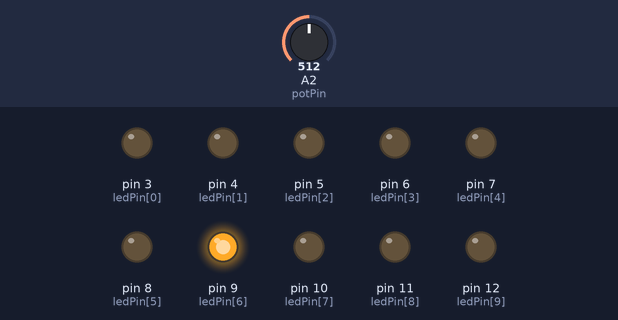
Simulated run of this sketch. Board: Arduino Uno, built with avr-gcc and run on an emulated ATmega328P. On the bench: output pins drawn as LEDs (lit = HIGH). Dashed ring = blinking. Inputs (shaded band) come from the test bench; at power-on: A2 (potPin) = 512.

Above: at 1.2 s.
1.3 s: A2 (potPin) set to 122
At 2.22 s:
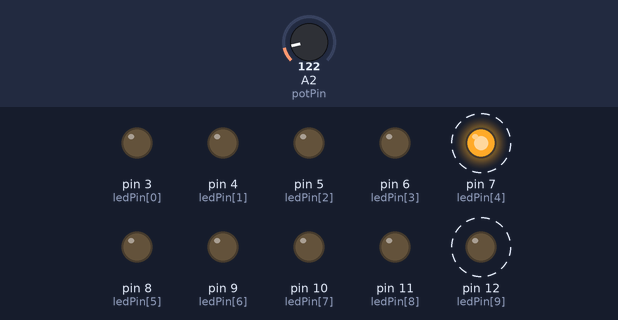
4.3 s: A2 (potPin) set to 0
7.3 s: A2 (potPin) set to 20
At 7.48 s:
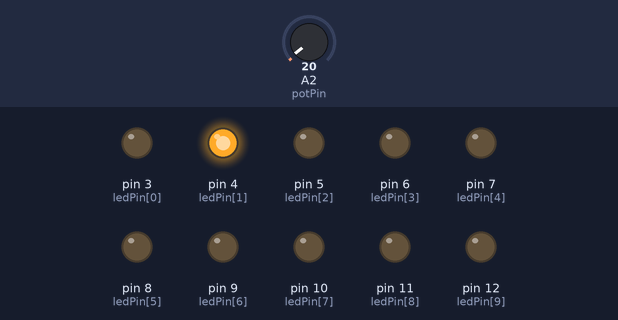
10.3 s: A2 (potPin) set to 716
At 10.3 s:
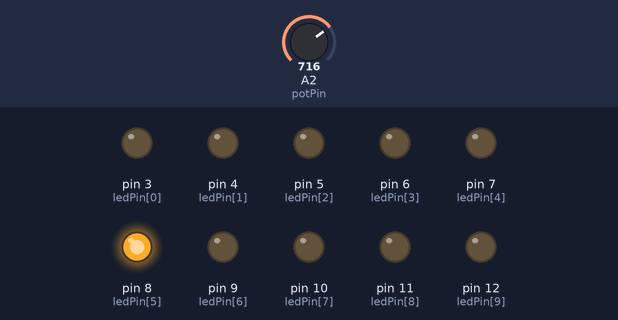
13.3 s: A2 (potPin) set to 640
At 16.1 s:
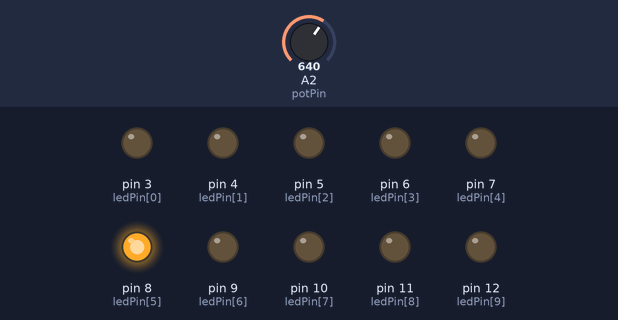
16.3 s: A2 (potPin) set to 621
Timing chart, 0 to 20.3 s (numbered marks = the images above; inputs shaded):
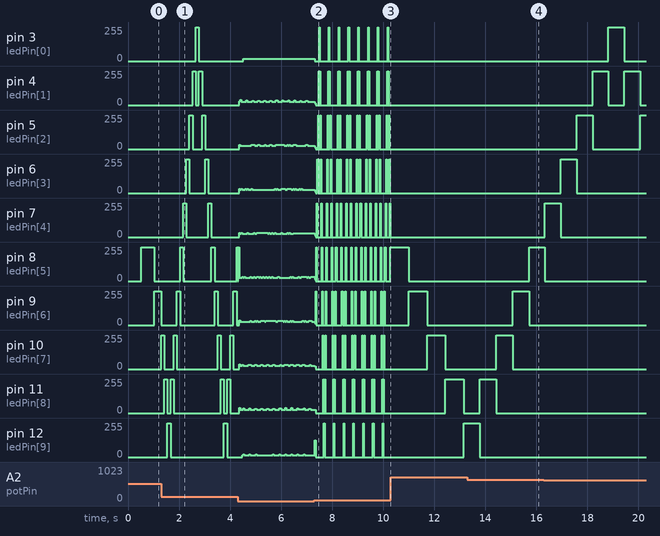

Measured:
- after the input at 1.3 s, pin 3 (ledPin[0]): 0/255 → 255/255 after 1.4 s, → 0/255 0.12 s later; pin 4 (ledPin[1]): alternates 255/255 for 0.12 s and 0/255 for 0.12 s, 4 changes in all, then stays 0/255, starting after 1.2 s
- after the input at 7.3 s, pin 3 (ledPin[0]): 17/255 → 0/255 at once, then repeats every 0.38 s: 255/255 0.02 s, 0/255 0.36 s
- after the input at 10.3 s, pin 3 (ledPin[0]), pin 4 (ledPin[1]), pin 5 (ledPin[2]), pin 6 (ledPin[3]), pin 7 (ledPin[4]): stops changing and stays 0/255
- after the input at 13.3 s, pin 8 (ledPin[5]): 0/255 → 255/255 after 2.4 s instead of 2.7 s

The sketch:

Tutorial_6.ino
```cpp
// (licence header left out)
// Potenciometros en ARDUINO

byte ledPin[] = {3, 4, 5, 6, 7, 8, 9, 10, 11, 12};
int ledDelay = 300 ;
int direccion = 1;
int LEDActual = 5;
unsigned long TiempoCambio;
int potPin = 2;

void setup() {
 for(int x=0; x<10 ; x++){
  pinMode(ledPin[x], OUTPUT);
 }
 TiempoCambio = millis();
}

void loop() {
 ledDelay = analogRead(potPin);
 if ((millis() - TiempoCambio) > ledDelay){
  cambioLED();
  TiempoCambio = millis();
 }
}

void cambioLED() {
  for(int x=0; x<10 ; x++){
    digitalWrite(ledPin[x],LOW);
  }
  digitalWrite(ledPin[LEDActual],HIGH);
  LEDActual += direccion;
  if (LEDActual == 9) {
    direccion = -1;
  }
  if (LEDActual == 0) {
    direccion = 1;
  }
}
```
